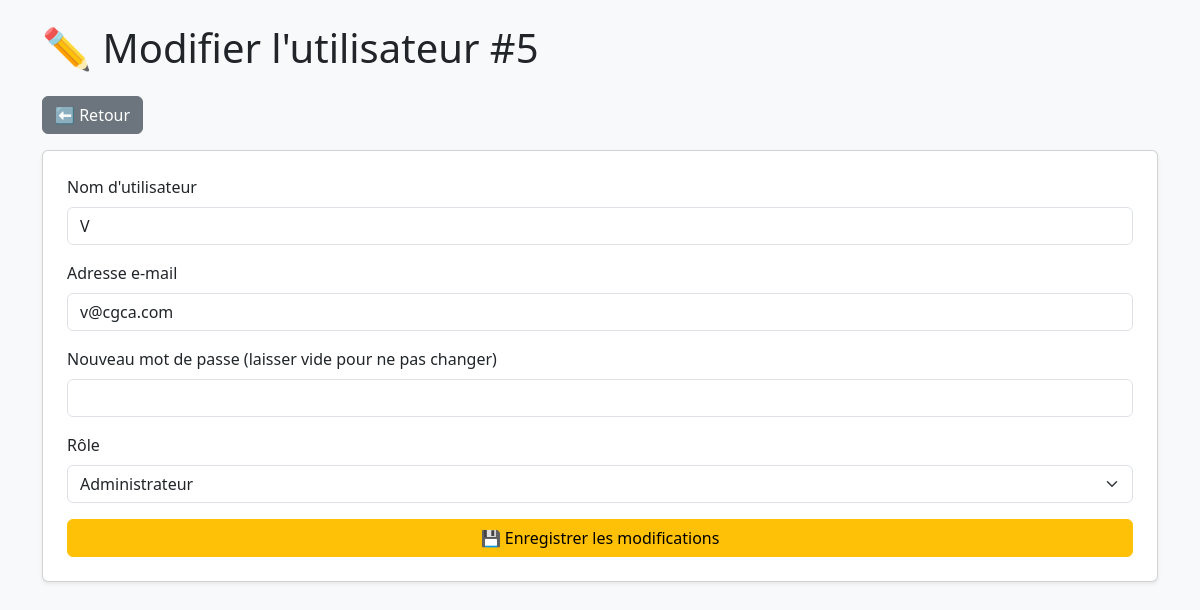
Screenshot of /edit_user.php?id=5 with the database file from the repository.
### tables this page shows
CREATE TABLE `users` (
  `id` int NOT NULL,
  `username` varchar(50) NOT NULL,
  `email` varchar(100) NOT NULL,
  `password` varchar(255) NOT NULL,
  `role` enum('user','admin') NOT NULL DEFAULT 'user',
  `created_at` timestamp NOT NULL DEFAULT CURRENT_TIMESTAMP
);

### fonctions_user.php (called while the page is built, shortened)
<?php
function findUser(PDO $pdo, int $id): ?array {
    $stmt = $pdo->prepare('SELECT id, username, email, role, created_at FROM users WHERE id = ?');
    $stmt->execute([$id]);
    return $stmt->fetch(PDO::FETCH_ASSOC) ?: null;
}

### edit_user.php (the view, shortened to what this page needs)
<?php
require_once __DIR__ . '/config_admin_CC.php';
require_once __DIR__ . '/fonctions_user.php';
$id = (int)$_GET['id'];
$user = findUser($pdo, $id);
$errors = [];
if ($_SERVER['REQUEST_METHOD'] === 'POST') {
    $username = trim($_POST['username'] ?? '');
    $email    = trim($_POST['email'] ?? '');
    $role     = trim($_POST['role'] ?? '');
    $password = trim($_POST['password'] ?? '');
    if ($username === '') $errors[] = "Le nom d'utilisateur est requis.";
    if ($email === '')    $errors[] = "L'adresse e-mail est requise.";
    if (!filter_var($email, FILTER_VALIDATE_EMAIL)) $errors[] = "Adresse e-mail invalide.";
    if (empty($errors)) {
        try {
            if ($password !== '') {
                $password_hash = password_hash($password, PASSWORD_DEFAULT);
                $stmt = $pdo->prepare("
                    UPDATE users
                    SET username = ?, email = ?, password = ?, role = ?
                    WHERE id = ?
                ");
                $stmt->execute([$username, $email, $password_hash, $role, $id]);
            } else {
                $stmt = $pdo->prepare("
                    UPDATE users
                    SET username = ?, email = ?, role = ?
                    WHERE id = ?
                ");
                $stmt->execute([$username, $email, $role, $id]);
            }
            header('Location: admin.php?updated=1');
            exit;
        } catch (PDOException $e) {
            $errors[] = "Erreur SQL : " . $e->getMessage();
        }
    }
} else {
    $username = $user['username'];
    $email    = $user['email'];
    $role     = $user['role'];
}
?>
<!doctype html>
<html lang="fr">
<head>
  <link href="https://cdn.jsdelivr.net/npm/bootstrap@5.3.0/dist/css/bootstrap.min.css" rel="stylesheet">
</head>
<body class="bg-light">
  <div class="container py-4">
    <h1 class="mb-4">✏️ Modifier l'utilisateur #<?= htmlspecialchars($user['id']) ?></h1>
    <a href="admin.php" class="btn btn-secondary mb-3">⬅ Retour</a>
    <form method="post" class="card shadow-sm p-4 bg-white">
      <div class="mb-3">
        <label class="form-label">Nom d'utilisateur</label>
        <input type="text" name="username" class="form-control" required
               value="<?= htmlspecialchars($username) ?>">
      </div>
      <div class="mb-3">
        <label class="form-label">Adresse e-mail</label>
        <input type="email" name="email" class="form-control" required
               value="<?= htmlspecialchars($email) ?>">
      </div>
      <div class="mb-3">
        <label class="form-label">Nouveau mot de passe (laisser vide pour ne pas changer)</label>
        <input type="password" name="password" class="form-control">
      </div>
      <div class="mb-3">
        <label class="form-label">Rôle</label>
        <select name="role" class="form-select" required>
          <option value="admin" <?= $role === 'admin' ? 'selected' : '' ?>>Administrateur</option>
        </select>
      </div>
      <button type="submit" class="btn btn-warning">💾 Enregistrer les modifications</button>
    </form>
  </div>
</body>
</html>

### rows the page displays
users: id "5", username "V", email "v@cgca.com", role "Administrateur"
